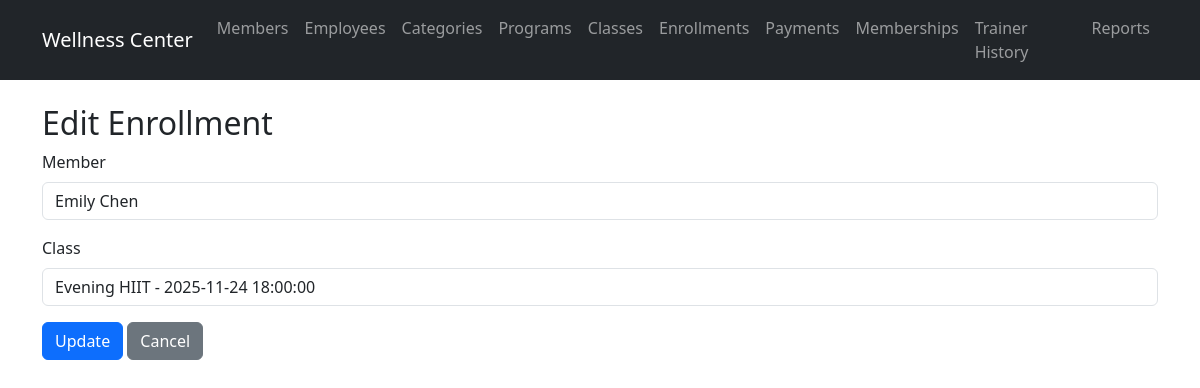
/routes/enrollments/edit.php?class_id=3001&member_id=4001, run on the app's committed database.
### tables this page shows
CREATE TABLE `class_member` (
  `class_id` int(11) NOT NULL,
  `member_id` int(11) NOT NULL
);

CREATE TABLE `member` (
  `member_id` int(11) NOT NULL,
  `member_name` varchar(100) NOT NULL,
  `member_ic` VARCHAR(12) NOT NULL,
  `member_contact` VARCHAR(20) NOT NULL,
  `gender` varchar(10) DEFAULT NULL,
  `date_of_birth` date DEFAULT NULL,
  `membership_status` varchar(20) DEFAULT NULL,
  `type_id` int(11) DEFAULT NULL
);

CREATE TABLE `class` (
  `class_id` int(11) NOT NULL,
  `class_date` date NOT NULL,
  `start_time` time DEFAULT NULL,
  `end_time` time DEFAULT NULL,
  `room_number` varchar(10) DEFAULT NULL,
  `program_id` int(11) NOT NULL,
  `employee_id` int(11) NOT NULL
);

CREATE TABLE `program` (
  `program_id` int(11) NOT NULL,
  `program_name` varchar(100) NOT NULL,
  `program_duration` varchar(50) DEFAULT NULL,
  `program_fee` decimal(10,2) DEFAULT NULL,
  `employee_id` int(11) NOT NULL,
  `category_id` int(11) DEFAULT NULL
);

### models/Member.php (called while the page is built, shortened)
<?php
require_once __DIR__ . '/../config/database.php';
class Member {
    public $pdo;
    public function __construct() {
        global $pdo;
        $this->pdo = $pdo;
    }
    public function getAll() {
        $stmt = $this->pdo->query("SELECT m.*, mt.type_name, mt.monthly_fee FROM member m LEFT JOIN membership_type mt ON m.type_id = mt.type_id");
        return $stmt->fetchAll(PDO::FETCH_ASSOC);
    }
}
?>

### models/Enrollment.php (called while the page is built, shortened)
<?php
require_once __DIR__ . '/../config/database.php';
class Enrollment {
    public $pdo;
    public function __construct() {
        global $pdo;
        $this->pdo = $pdo;
    }
    public function getOne($class_id, $member_id) {
        $stmt = $this->pdo->prepare("
            SELECT cm.*, m.member_name, c.class_date, c.start_time, c.end_time, p.program_name
            FROM class_member cm
            JOIN member m ON cm.member_id = m.member_id
            JOIN class c ON cm.class_id = c.class_id
            JOIN program p ON c.program_id = p.program_id
            WHERE cm.class_id = ? AND cm.member_id = ?
        ");
        $stmt->execute([$class_id, $member_id]);
        return $stmt->fetch(PDO::FETCH_ASSOC);
    }
}
?>

### models/ClassModel.php (called while the page is built, shortened)
<?php
require_once __DIR__ . '/../config/database.php';
class ClassModel {
    public $pdo;
    public function __construct() {
        global $pdo;
        $this->pdo = $pdo;
    }
    public function getAll() {
        $this->autoArchiveClasses();
        $stmt = $this->pdo->query("
            SELECT c.*, p.program_name, e.employee_name as trainer_name, pc.category_name
            FROM class c
            JOIN program p ON c.program_id = p.program_id
            JOIN employee e ON c.employee_id = e.employee_id
            LEFT JOIN program_category pc ON p.category_id = pc.category_id
            ORDER BY c.class_date DESC, c.start_time ASC
        ");
        $classes = $stmt->fetchAll(PDO::FETCH_ASSOC);
        return $classes;
    }
    private function autoArchiveClasses() {
        $currentDateTime = date('Y-m-d H:i:s');
        $sql = "
            UPDATE class
            SET class_status = 'Completed'
            WHERE class_status = 'Active'
            AND TIMESTAMP(DATE(class_date), end_time) < ?
        ";
        $stmt = $this->pdo->prepare($sql);
        $stmt->execute([$currentDateTime]);
    }
    private function calculateStatus($class) {
        $datePart = substr($class['class_date'], 0, 10);
        $classEndTime = strtotime("$datePart " . $class['end_time']);
        $currentTime = time();
        if ($classEndTime < $currentTime) {
            return 'Completed';
        } else {
            return 'Active';
        }
    }
}
?>

### routes/enrollments/edit.php (the view, shortened to what this page needs)
<?php
require_once '../../models/Enrollment.php';
require_once '../../models/Member.php';
require_once '../../models/ClassModel.php';
$enrollmentModel = new Enrollment();
$memberModel = new Member();
$classModel = new ClassModel();
$members = $memberModel->getAll();
$classes = $classModel->getAll();
$classIdParam = isset($_GET['class_id']) ? $_GET['class_id'] : null;
$memberIdParam = isset($_GET['member_id']) ? $_GET['member_id'] : null;
$originalClassId = isset($_POST['original_class_id']) ? $_POST['original_class_id'] : $classIdParam;
$originalMemberId = isset($_POST['original_member_id']) ? $_POST['original_member_id'] : $memberIdParam;
$currentEnrollment = $enrollmentModel->getOne($originalClassId, $originalMemberId);
include '../../views/header.php';
?>
<h2>Edit Enrollment</h2>
<form method="post">
	<div class="mb-3">
		<label for="member_id" class="form-label">Member</label>
		<select class="form-control" id="member_id" name="member_id" required>
			<?php foreach ($members as $m): ?>
			<option value="<?php echo $m['member_id']; ?>" <?php echo ($m['member_id'] == $currentEnrollment['member_id']) ? 'selected' : ''; ?>><?php echo $m['member_name']; ?></option>
			<?php endforeach; ?>
		</select>
	</div>
	<div class="mb-3">
		<label for="class_id" class="form-label">Class</label>
		<select class="form-control" id="class_id" name="class_id" required>
			<?php foreach ($classes as $c): ?>
			<option value="<?php echo $c['class_id']; ?>" <?php echo ($c['class_id'] == $currentEnrollment['class_id']) ? 'selected' : ''; ?>><?php echo $c['program_name'] . ' - ' . $c['class_date'] . ' ' . $c['start_time']; ?></option>
			<?php endforeach; ?>
		</select>
	</div>
	<button type="submit" class="btn btn-primary">Update</button>
	<a href="view.php" class="btn btn-secondary">Cancel</a>
</form>
<?php include '../../views/footer.php'; ?>

### data on the page
class_member: member_id "Emily Chen", class_id "Evening HIIT - 2025-11-24 18:00:00"
